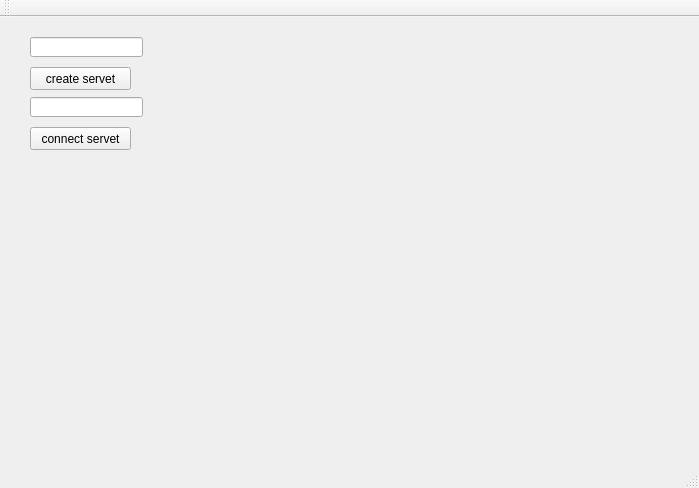
<?xml version="1.0" encoding="UTF-8"?>
<ui version="4.0">
 <class>CommunicatorMainWindow</class>
 <widget class="QMainWindow" name="CommunicatorMainWindow">
  <property name="geometry">
   <rect>
    <x>0</x>
    <y>0</y>
    <width>699</width>
    <height>488</height>
   </rect>
  </property>
  <property name="windowTitle">
   <string>CommunicatorMainWindow</string>
  </property>
  <widget class="QWidget" name="centralWidget">
   <widget class="QPushButton" name="pushButton">
    <property name="geometry">
     <rect>
      <x>30</x>
      <y>50</y>
      <width>101</width>
      <height>23</height>
     </rect>
    </property>
    <property name="text">
     <string>create servet</string>
    </property>
   </widget>
   <widget class="QPushButton" name="pushButton_2">
    <property name="geometry">
     <rect>
      <x>30</x>
      <y>110</y>
      <width>101</width>
      <height>23</height>
     </rect>
    </property>
    <property name="text">
     <string>connect servet</string>
    </property>
   </widget>
   <widget class="QLineEdit" name="lineEdit">
    <property name="geometry">
     <rect>
      <x>30</x>
      <y>20</y>
      <width>113</width>
      <height>20</height>
     </rect>
    </property>
   </widget>
   <widget class="QLineEdit" name="lineEdit_2">
    <property name="geometry">
     <rect>
      <x>30</x>
      <y>80</y>
      <width>113</width>
      <height>20</height>
     </rect>
    </property>
   </widget>
  </widget>
  <widget class="QMenuBar" name="menuBar">
   <property name="geometry">
    <rect>
     <x>0</x>
     <y>0</y>
     <width>699</width>
     <height>23</height>
    </rect>
   </property>
  </widget>
  <widget class="QToolBar" name="mainToolBar">
   <attribute name="toolBarArea">
    <enum>TopToolBarArea</enum>
   </attribute>
   <attribute name="toolBarBreak">
    <bool>false</bool>
   </attribute>
  </widget>
  <widget class="QStatusBar" name="statusBar"/>
 </widget>
 <layoutdefault spacing="6" margin="11"/>
 <resources/>
 <connections/>
</ui>
